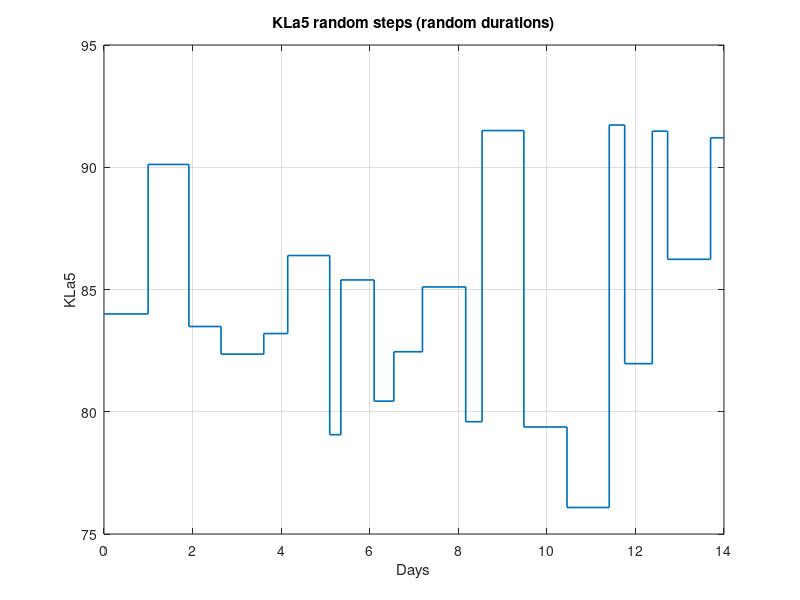
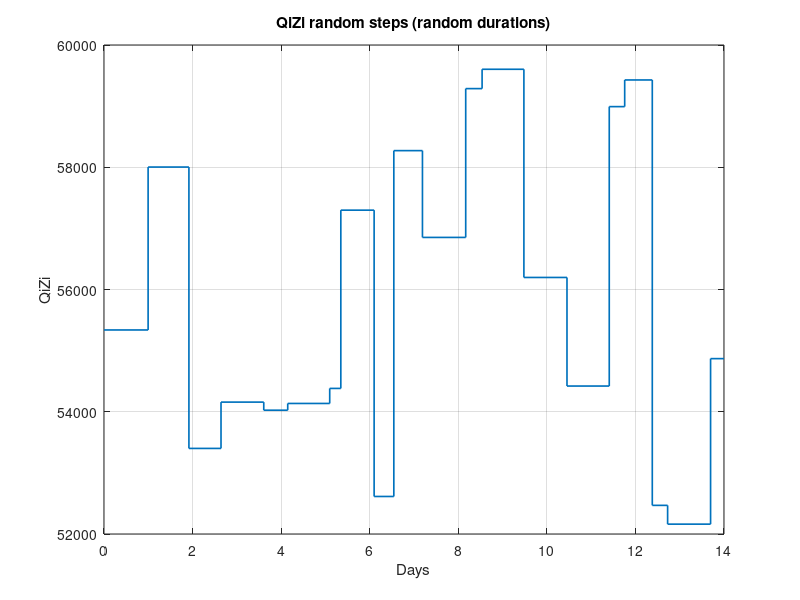
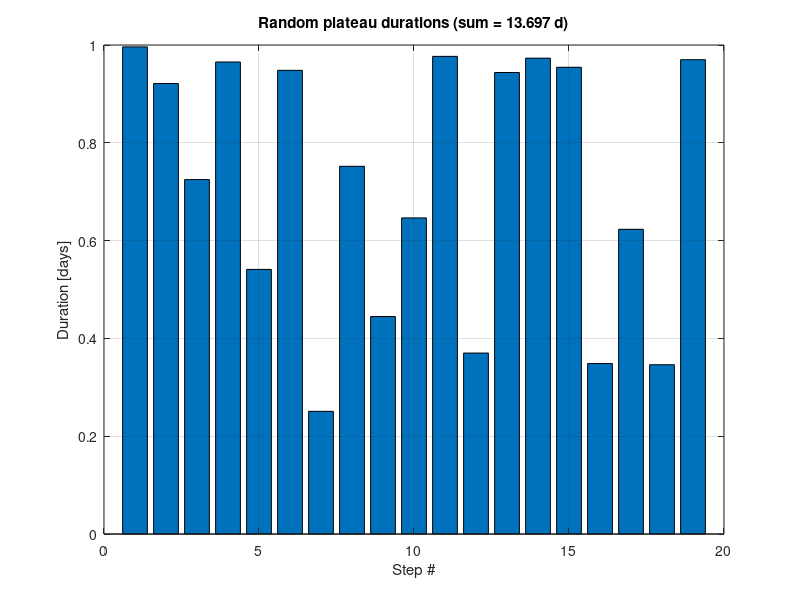

Source code (MATLAB) for these figures, in order:
%% ===== Simplified Random Steps Generator =====
% Generates random step heights and durations over a 14-day period
% Outputs: KLa5_step, QiZi_step (From Workspace, ZOH, time in DAYS)

%% --- User Settings ---
Tend_days = 14;              % Total simulation time (days)
Nsteps = 24;                 % Number of steps to generate

% Random duration settings (days)
min_dur = 0.2;               % Minimum duration per step
max_dur = 1.0;               % Maximum duration per step

% Random magnitude settings (relative to nominal, as fraction)
kla5_max_dev = 0.10;         % KLa5 varies ±10% from nominal
qizi_max_dev = 0.08;         % QiZi varies ±8% from nominal

% Nominal values
kla5_ss = 84;
qizi_ss = 55338;

% Reproducibility
rng_seed = [];               % [] = different random steps each run (for training data variety)
if ~isempty(rng_seed), rng(rng_seed); end

%% --- Generate Random Durations ---
% Random durations between min and max
dur = min_dur + (max_dur - min_dur) * rand(1, Nsteps);

% Calculate step start times (cumulative sum of durations)
% Start at time 0
time_days = [0; cumsum(dur(:))];

% If we exceed Tend_days, truncate and adjust last duration
if time_days(end) > Tend_days
    % Find how many step start times fit (excluding initial 0)
    idx = find(time_days(2:end) <= Tend_days, 1, 'last');  % idx is number of steps that fit
    if isempty(idx) || idx == 0
        % No steps fit, just use initial and final
        time_days = [0; Tend_days];
        Nsteps = 0;
        dur = [];
    else
        % Keep idx steps, add Tend_days at end
        time_days = [0; time_days(2:idx+1); Tend_days];  % [0, step1, step2, ..., step_idx, Tend_days]
        Nsteps = idx;
        dur = dur(1:Nsteps);
    end
else
    % Add final time point
    time_days = [time_days; Tend_days];
end

%% --- Generate Random Step Heights ---
% Random deviations from nominal (uniform distribution)
% Use the actual Nsteps (may have been truncated)
if Nsteps > 0
    dK = kla5_max_dev * (2*rand(1, Nsteps) - 1);  % [-kla5_max_dev, +kla5_max_dev]
    dQ = qizi_max_dev * (2*rand(1, Nsteps) - 1);  % [-qizi_max_dev, +qizi_max_dev]
    
    % Calculate actual values for each step
    valK_steps = kla5_ss * (1 + dK);   % KLa5 values for each step
    valQ_steps = qizi_ss * (1 + dQ);   % QiZi values for each step
    
    % Build complete value arrays to match time_days structure
    % time_days has: [0, step1_time, step2_time, ..., stepN_time, Tend_days] = Nsteps+2 elements
    % valK/valQ need: [initial_val, step1_val, step2_val, ..., stepN_val, stepN_val] = Nsteps+2 elements
    valK = [kla5_ss; valK_steps(:); valK_steps(end)];
    valQ = [qizi_ss; valQ_steps(:); valQ_steps(end)];
else
    % No steps, just initial and final values (both at nominal)
    valK = [kla5_ss; kla5_ss];
    valQ = [qizi_ss; qizi_ss];
end

% Ensure dimensions match
assert(length(time_days) == length(valK), 'Dimension mismatch: time_days and valK must have same length');
assert(length(time_days) == length(valQ), 'Dimension mismatch: time_days and valQ must have same length');

%% --- Create Simulink Structures ---
KLa5_step.time               = time_days;
KLa5_step.signals.values     = valK;
KLa5_step.signals.dimensions = 1;

QiZi_step.time               = time_days;
QiZi_step.signals.values     = valQ;
QiZi_step.signals.dimensions = 1;

%% --- Plots ---
% KLa5 step plot
figure(21); clf
stairs(KLa5_step.time, KLa5_step.signals.values, 'LineWidth', 1.2); grid on
xlabel('Days'); ylabel('KLa5'); 
title('KLa5 random steps (random durations)');
xlim([0 Tend_days])

% QiZi step plot
figure(22); clf
stairs(QiZi_step.time, QiZi_step.signals.values, 'LineWidth', 1.2); grid on
xlabel('Days'); ylabel('QiZi'); 
title('QiZi random steps (random durations)');
xlim([0 Tend_days])

% Duration bar plot (show actual durations used)
if Nsteps > 0
    % Calculate actual durations from time_days (excluding final time point)
    actual_dur = diff(time_days(1:end-1));  % Differences between consecutive time points
    figure(23); clf
    bar(actual_dur); grid on
    xlabel('Step #'); ylabel('Duration [days]');
    title(sprintf('Random plateau durations (sum = %.3f d)', sum(actual_dur)));
end

